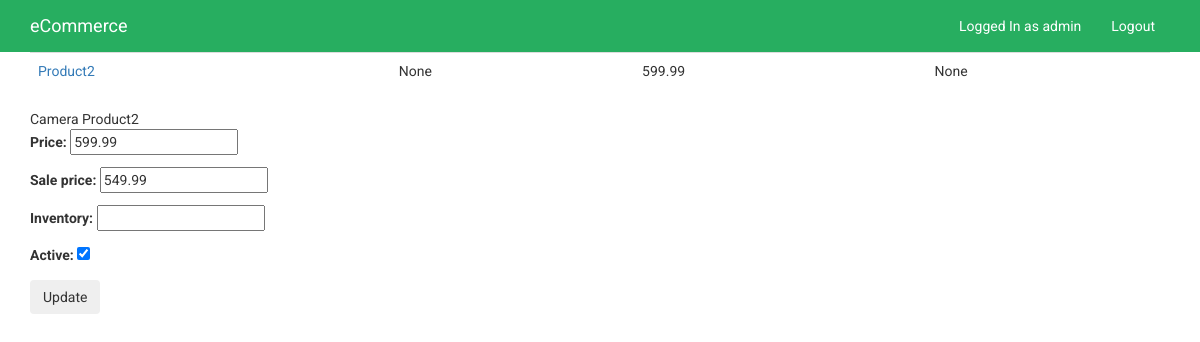
The page /products/2/inventory/ (signed in) on the database its author committed.
### products/models.py (models this page shows, shortened)
class Variation(models.Model):
	product = models.ForeignKey(Product)
	title = models.CharField(max_length=120)
	description = models.TextField(blank=True, null=True)
	price = models.DecimalField(decimal_places= 2, max_digits=20)
	sale_price = models.DecimalField(decimal_places= 2, max_digits=20, null=True, blank=True)
	active = models.BooleanField(default=True)
	inventory = models.IntegerField(null=True, blank=True) #refers to unlimited amount

class Product (models.Model):
	title = models.CharField(max_length=120)
	description = models.TextField(blank=True, null=True)
	price = models.DecimalField(decimal_places= 2, max_digits=20)
	active = models.BooleanField(default=True)
	categories = models.ManyToManyField('Category', blank=True)
	default = models.ForeignKey('Category', related_name='default_category', null=True, blank=True)
	objects = ProductManager()

### products/views.py (the view, shortened to what this page needs)
# urls.py: url(r'^(?P<pk>\d+)/inventory/$', VariationListView.as_view() , name='product_inventory'),
class VariationListView(StaffRequiredMixin, ListView):
	model = Variation
	queryset = Variation.objects.all()
	def get_context_data(self, *args, **kwargs):
		context = super(VariationListView, self).get_context_data(*args, **kwargs)
		context["formset"] = VariationInventoryFormSet(queryset=self.get_queryset())
		return context
	def get_queryset(self, *args, **kwargs):
		product_pk = self.kwargs.get("pk")
		if product_pk:
			product = get_object_or_404(Product, pk=product_pk)
			queryset = Variation.objects.filter(product=product)
		return queryset

### products/mixins.py (called while the page is built)
	@method_decorator(login_required)
	def dispatch(self, request, *args, **kwargs):
		if request.user.is_staff:
			return super (StaffRequiredMixin, self).dispatch(request, *args, **kwargs)
		else:
			raise Http404

### products/models.py (called while the page is built)
	def active(self):
		return self.filter(active=True)

	def get_queryset(self):
		return ProductQuerySet(self.model, using=self.db)

	def all(self, *args, **kwargs):
		return self.get_queryset().active()

### products/templates/products/variation_list.html (shortened to what this page needs)
{% extends 'base.html' %}
{% block content %}
<table class='table'>
{% for variation in variation_list %}
<tr>
<td><a href='{{ product.get_absolute_url }}'>{{variation.title}}</a></td>
<td>{{variation.description}}</td>
<td>{{variation.price}}</td>
<td>{{ variation.inventory }}</td>
</tr>
{% endfor %}
</table>
<form method="POST" action="">{% csrf_token %}
{% for form in formset %}
{{form.instance.product.title}}
{{form.instance.title}}
{{ form.as_p }}
{% endfor %}
<input type="submit" value="Update" class='btn' />
</form>
{% endblock %}

### templates/navbar.html (shortened to what this page needs)
<nav class="navbar navbar-default">
  <div class="container">
    <div class="navbar-header">
      <a class="navbar-brand" href="/">eCommerce</a>
    </div>
    <div class="collapse navbar-collapse" id="bs-example-navbar-collapse-1">
      <ul class="nav navbar-nav navbar-right">
        {% if request.user.is_authenticated %}
          <li><a href=''>Logged In as {{request.user}}</a></li>
          <li><a href="{% url 'auth_logout' %}">Logout</a></li>
        {% endif %}
      </ul>
    </div>
  </div>
</nav>

### static/css/custom.css (style rules this page uses)
body { font-family: 'Roboto', sans-serif; }
.navbar { margin-bottom: 0; background-color: #27ae60; border: 1px solid #27ae60; border-radius: 0; }
.navbar-default .navbar-brand { color: #fff; }
.navbar-collapse .navbar-nav>li>a { color: #fff; }

### rows shown on the page
Variation: title "Product2", description "None", price "599.99", inventory "None", instance.product "Camera", instance "Product2"

### other values the page prints
{{ request.user }} "admin"
